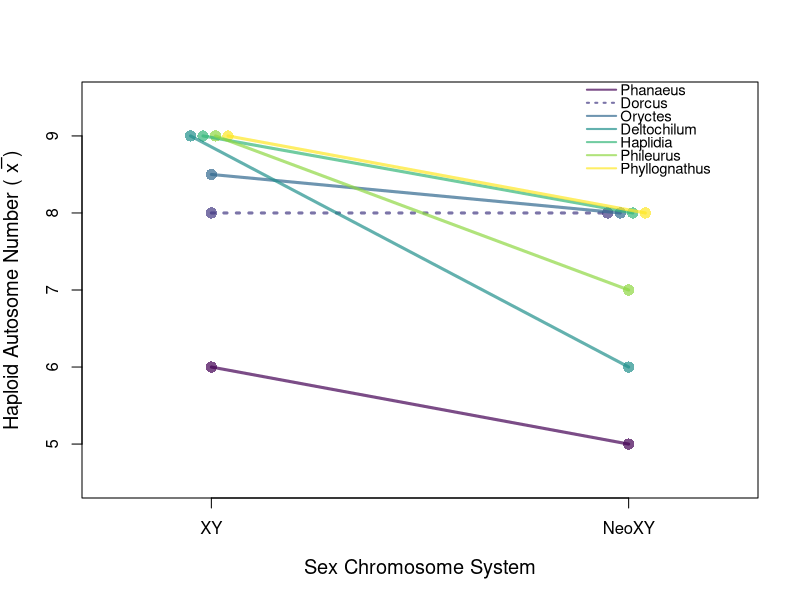

Reproduce this figure in R.
## plot the genus that have XY and Neo-XY and XY XO
## compare to their chromosome number change 
# chrom v sex chrom plot
library(viridis)
dat <- read.csv("../data/SpeciesChromList.csv")
dat <- dat[!is.na(dat$autosome.haploid),]
gen <- unique(dat$Genus)
XY <- NeoXY <- rep(NA,length(gen))
pdat <- data.frame(gen,XY,NeoXY)
for(i in 1:nrow(pdat)){
  for(j in 2:3){
    pdat[i,j] <- mean(dat$autosome.haploid[dat$Genus == pdat$gen[i] & 
                                             dat$SCS == colnames(pdat)[j]])
  }
}
pdat <- pdat[complete.cases(pdat),]
pdat <- pdat[order(pdat$XY),]
xs1 <- c(1,1,1, seq(from=.95, by=.03,length.out=4))
cols <- viridis(7, option = 'D',alpha = 0.7, begin = 0)
plot(y=pdat$XY, x=xs1,
     xlim=c(.75,2.25),
     ylim=c(4.5,9.5),
     xaxt="n",
     xlab="Sex Chromosome System", ylab = 'Haploid Autosome Number ( x\u0305 )',
     cex =1.5, pch = 16,
     cex.lab = 1.2,
     col = cols
)
cols <- viridis(7, option = 'D',alpha = 0.7, begin = 0)
x <- 1.98
y <- 9.6
y.dis <- 0.17
cex <- 0.9
text(x=x,y=y, "Phanaeus", adj=c(0,0.5), cex = cex)
text(x=x,y=y-y.dis, "Dorcus", adj=c(0,0.5), cex = cex)
text(x=x,y=y-2*y.dis, "Oryctes", adj=c(0,0.5), cex = cex)
text(x=x,y=y-3*y.dis, "Deltochilum", adj=c(0,0.5), cex = cex)
text(x=x,y=y-4*y.dis, "Haplidia", adj=c(0,0.5), cex = cex)
text(x=x,y=y-5*y.dis, "Phileurus", adj=c(0,0.5), cex = cex)
text(x=x,y=y-6*y.dis, "Phyllognathus",adj=c(0,0.5), cex = cex)
x <- 1.9
x2 <- 1.97
lwd <- 2
lines(x=c(x,x2), y=rep(y,2), col = cols[1],lwd = lwd)
lines(x=c(x,x2), y=rep(y-y.dis,2), col = cols[2],lwd = lwd, lty =3)
lines(x=c(x,x2), y=rep(y-2*y.dis,2), col = cols[3],lwd = lwd)
lines(x=c(x,x2), y=rep(y-3*y.dis,2), col = cols[4],lwd = lwd)
lines(x=c(x,x2), y=rep(y-4*y.dis,2), col = cols[5],lwd = lwd)
lines(x=c(x,x2), y=rep(y-5*y.dis,2), col = cols[6],lwd = lwd)
lines(x=c(x,x2), y=rep(y-6*y.dis,2), col = cols[7],lwd = lwd)
axis(side=1,at=c(1,2), c("XY","NeoXY"))
xs2 <- c(2, 1+xs1[4], 1+xs1[5],2,1+xs1[6],2,1+xs1[7])
points(y=pdat$NeoXY, x=xs2, cex=1.5, col = cols, pch =16)
for(i in 1:7){
  if (i != 2){
    lines(x=c(xs1[i],xs2[i]), y=c(pdat$XY[i],pdat$NeoXY[i]),
          col=cols[i], lwd = 3)
  }
  if (i == 2){
    lines(x=c(xs1[i],xs2[i]), y=c(pdat$XY[i],pdat$NeoXY[i]),
          col=cols[i], lwd = 3, lty =3)
  }
}
# save PDF 6x6